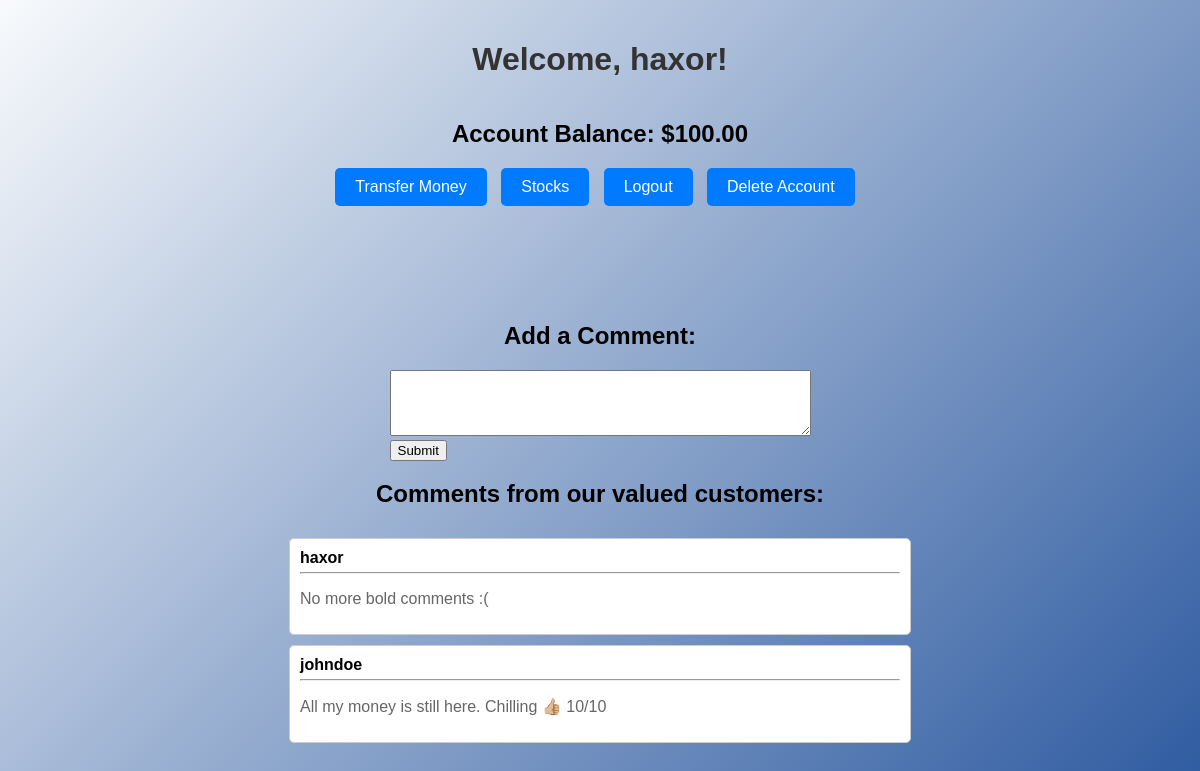
/dashboard (signed in), run on the app's committed database.
### tables this page shows
CREATE TABLE users (
    id INTEGER PRIMARY KEY AUTOINCREMENT,
    username TEXT UNIQUE NOT NULL,
    email TEXT UNIQUE NOT NULL,
    password TEXT NOT NULL,
    balance REAL DEFAULT 0,
    admin INTEGER DEFAULT 0
);

CREATE TABLE comments (
   id INTEGER PRIMARY KEY AUTOINCREMENT,
   username TEXT,
   content TEXT
);

### app_SECURE.py (the view)
@app.route('/dashboard')
def dashboard():
    if 'username' not in session:
        return redirect('/')
    username = session['username']
    conn = get_db()
    cursor = conn.cursor()
    cursor.execute("SELECT balance FROM users WHERE username=?", (username,))
    balance = cursor.fetchone()[0]
    cursor.execute("SELECT username, content FROM comments")
    comments = cursor.fetchall()
    cursor.execute("SELECT admin FROM users WHERE username=?", (username,))
    admin = True if cursor.fetchone()[0] else False
    return render_template('dashboard_secure.html', username=username, balance=balance, is_admin=admin, comments=comments)

### app_SECURE.py (called while the page is built)
def get_db():
    db = sqlite3.connect(DATABASE)
    return db

### templates/dashboard_secure.html (shortened to what this page needs)
<!DOCTYPE html>
<html lang="en">
<head>
    <link rel="stylesheet" href="{{ url_for('static', filename='style.css') }}">
</head>
<body>
    <div class="container">
        <h1>Welcome, {{ username }}!</h1>
        <h2>Account Balance: ${{'%0.2f'| format(balance|float)}}</h2>
        <div class="button-container">
            <button onclick="location.href='/transfer'">Transfer Money</button>
            <button onclick="location.href='/stocks'">Stocks</button>
            <button onclick="location.href='/logout'">Logout</button>
            <button onclick="deleteAccount()">Delete Account</button>
        </div>
        <h2>Add a Comment:</h2>
        <form action="/add_comment" method="post">
            <textarea name="content" rows="4" cols="50"></textarea><br>
            <input type="submit" value="Submit">
        </form>
        <h2>Comments from our valued customers:</h2>
        {% for comment in comments[::-1] %}
            <div class="comment-box">
                <strong>{{ comment[0] }}</strong>
                <hr>
                <p>{{ comment[1] }}</p>
            </div>
        {% endfor %}
    </div>
</body>
</html>

### static/style.css (style rules this page uses)
body { background: linear-gradient(135deg, #f8fafc 0%, #2d5aa0 100%); font-family: Arial, sans-serif; -webkit-font-smoothing: antialiased; min-height: 100vh; background-color: #f4f4f4; margin: 0; padding: 0; }
.container { display: flex; justify-content: center; align-items: center; flex-direction: column; padding-top: 20px; }
h1 { color: #333; }
p { color: #666; }
button { background-color: #007bff; color: #fff; border: none; padding: 10px 20px; font-size: 16px; border-radius: 5px; cursor: pointer; transition: background-color 0.3s ease; margin: 0 auto; display: block; }
.comment-box { background-color: #fff; border: 1px solid #ccc; border-radius: 5px; padding: 10px; margin-top: 10px; width: 50%; }
.comment-box strong { font-weight: bold; }
.comment-box hr { margin: 5px 0; }
.button-container { margin-bottom: 10px; }
.button-container button { margin-right: 10px; display: inline-block; }

### data on the page
users: balance "100.00"
comments: username "haxor", content "No more bold comments :("
comments: username "johndoe", content "All my money is still here. Chilling 👍🏼 10/10"

### other printed values
{{ username }} "haxor"
